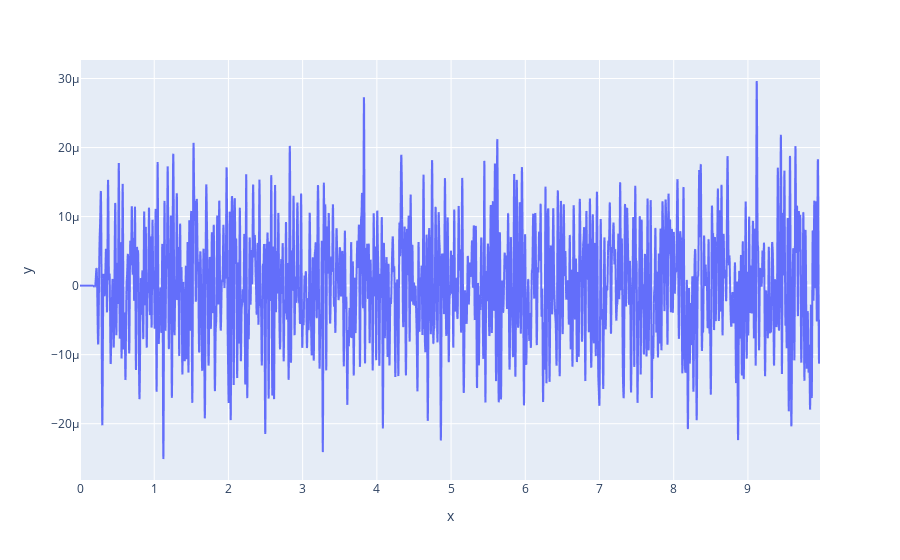

Notebook code for this chart:
### Code cell
sos = signal.butter(N=100, Wn=(1, 50), btype='bandpass', output='sos', fs=len(trial) / 10)
filtered = signal.sosfilt(sos, trial)

px.line(x=time, y=filtered)

### Figure 1 — Plotly figure (JSON) as saved in the notebook; plotly's stock layout.template omitted (floating-point values rounded to 4 significant figures; data arrays with more than 128 entries replaced by an {"elided": "..."} marker saying what was removed)
{"data": [{"hovertemplate": "x=%{x}<br>y=%{y}<extra></extra>", "legendgroup": "", "line": {"color": "#636efa", "dash": "solid"}, "marker": {"symbol": "circle"}, "mode": "lines", "name": "", "showlegend": false, "type": "scattergl", "x": {"elided": "9984 float values"}, "xaxis": "x", "y": {"elided": "9984 float values"}, "yaxis": "y"}], "layout": {"legend": {"tracegroupgap": 0}, "margin": {"t": 60}, "xaxis": {"anchor": "y", "domain": [0, 1], "title": {"text": "x"}}, "yaxis": {"anchor": "x", "domain": [0, 1], "title": {"text": "y"}}}}
